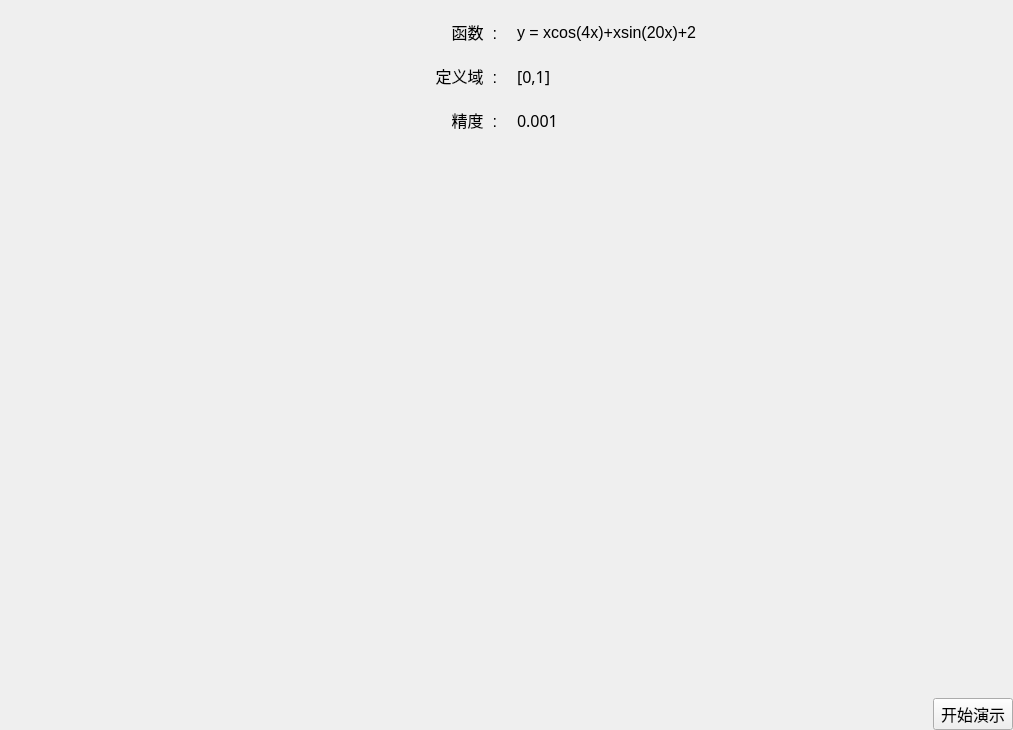
<?xml version="1.0" encoding="UTF-8"?>
<ui version="4.0">
 <class>Algo_CompShow</class>
 <widget class="QWidget" name="Algo_CompShow">
  <property name="geometry">
   <rect>
    <x>0</x>
    <y>0</y>
    <width>1013</width>
    <height>730</height>
   </rect>
  </property>
  <property name="windowTitle">
   <string>Form</string>
  </property>
  <layout class="QVBoxLayout" name="verticalLayout">
   <property name="spacing">
    <number>0</number>
   </property>
   <property name="leftMargin">
    <number>0</number>
   </property>
   <property name="topMargin">
    <number>0</number>
   </property>
   <property name="rightMargin">
    <number>0</number>
   </property>
   <property name="bottomMargin">
    <number>0</number>
   </property>
   <item>
    <widget class="QStackedWidget" name="stackedWidget">
     <property name="currentIndex">
      <number>1</number>
     </property>
     <widget class="QWidget" name="AlgoCompW">
      <layout class="QVBoxLayout" name="verticalLayout_4">
       <property name="spacing">
        <number>0</number>
       </property>
       <property name="leftMargin">
        <number>0</number>
       </property>
       <property name="topMargin">
        <number>0</number>
       </property>
       <property name="rightMargin">
        <number>0</number>
       </property>
       <property name="bottomMargin">
        <number>0</number>
       </property>
       <item>
        <widget class="QLabel" name="label">
         <property name="font">
          <font>
           <pointsize>20</pointsize>
          </font>
         </property>
         <property name="text">
          <string>点击子项对比算法性能</string>
         </property>
         <property name="alignment">
          <set>Qt::AlignCenter</set>
         </property>
        </widget>
       </item>
      </layout>
     </widget>
     <widget class="QWidget" name="FuncCompInfoW">
      <layout class="QVBoxLayout" name="verticalLayout_2" stretch="1,100,1">
       <property name="spacing">
        <number>0</number>
       </property>
       <property name="leftMargin">
        <number>0</number>
       </property>
       <property name="topMargin">
        <number>20</number>
       </property>
       <property name="rightMargin">
        <number>0</number>
       </property>
       <property name="bottomMargin">
        <number>0</number>
       </property>
       <item>
        <layout class="QGridLayout" name="gridLayout_2">
         <property name="spacing">
          <number>20</number>
         </property>
         <item row="2" column="1">
          <widget class="QLabel" name="trigoFuncAccu">
           <property name="font">
            <font>
             <family>Microsoft YaHei</family>
             <pointsize>12</pointsize>
            </font>
           </property>
           <property name="text">
            <string>0.001</string>
           </property>
          </widget>
         </item>
         <item row="1" column="1">
          <widget class="QLabel" name="trigoFuncDomain">
           <property name="font">
            <font>
             <family>Microsoft YaHei</family>
             <pointsize>12</pointsize>
            </font>
           </property>
           <property name="text">
            <string>[0,1]</string>
           </property>
          </widget>
         </item>
         <item row="0" column="1">
          <widget class="QLabel" name="trigoFuncName">
           <property name="font">
            <font>
             <pointsize>12</pointsize>
            </font>
           </property>
           <property name="text">
            <string>y = xcos(4x)+xsin(20x)+2</string>
           </property>
          </widget>
         </item>
         <item row="2" column="0">
          <widget class="QLabel" name="label_6">
           <property name="font">
            <font>
             <pointsize>12</pointsize>
            </font>
           </property>
           <property name="text">
            <string>精度  :</string>
           </property>
           <property name="alignment">
            <set>Qt::AlignRight|Qt::AlignTrailing|Qt::AlignVCenter</set>
           </property>
          </widget>
         </item>
         <item row="0" column="0">
          <widget class="QLabel" name="label_4">
           <property name="font">
            <font>
             <pointsize>12</pointsize>
            </font>
           </property>
           <property name="text">
            <string>函数  :</string>
           </property>
           <property name="alignment">
            <set>Qt::AlignRight|Qt::AlignTrailing|Qt::AlignVCenter</set>
           </property>
          </widget>
         </item>
         <item row="1" column="0">
          <widget class="QLabel" name="label_5">
           <property name="font">
            <font>
             <pointsize>12</pointsize>
            </font>
           </property>
           <property name="text">
            <string>定义域  :</string>
           </property>
           <property name="alignment">
            <set>Qt::AlignRight|Qt::AlignTrailing|Qt::AlignVCenter</set>
           </property>
          </widget>
         </item>
        </layout>
       </item>
       <item>
        <widget class="QCustomPlot" name="trigoFuncPlot" native="true"/>
       </item>
       <item>
        <layout class="QHBoxLayout" name="horizontalLayout">
         <item>
          <spacer name="horizontalSpacer">
           <property name="orientation">
            <enum>Qt::Horizontal</enum>
           </property>
           <property name="sizeHint" stdset="0">
            <size>
             <width>40</width>
             <height>20</height>
            </size>
           </property>
          </spacer>
         </item>
         <item>
          <widget class="QPushButton" name="FuncStartDemo">
           <property name="font">
            <font>
             <pointsize>12</pointsize>
            </font>
           </property>
           <property name="text">
            <string>开始演示</string>
           </property>
          </widget>
         </item>
        </layout>
       </item>
      </layout>
     </widget>
     <widget class="QWidget" name="TspCompInfoW">
      <layout class="QVBoxLayout" name="verticalLayout_3" stretch="40,120,1">
       <property name="spacing">
        <number>0</number>
       </property>
       <property name="leftMargin">
        <number>0</number>
       </property>
       <property name="topMargin">
        <number>0</number>
       </property>
       <property name="rightMargin">
        <number>0</number>
       </property>
       <property name="bottomMargin">
        <number>0</number>
       </property>
       <item>
        <widget class="QWidget" name="TspPointDatasTab" native="true">
         <layout class="QHBoxLayout" name="horizontalLayout_3">
          <property name="spacing">
           <number>0</number>
          </property>
          <property name="leftMargin">
           <number>0</number>
          </property>
          <property name="topMargin">
           <number>0</number>
          </property>
          <property name="rightMargin">
           <number>0</number>
          </property>
          <property name="bottomMargin">
           <number>0</number>
          </property>
          <item>
           <widget class="QTableWidget" name="tableWidget">
            <property name="editTriggers">
             <set>QAbstractItemView::NoEditTriggers</set>
            </property>
            <attribute name="horizontalHeaderVisible">
             <bool>false</bool>
            </attribute>
            <row>
             <property name="text">
              <string>id</string>
             </property>
            </row>
            <row>
             <property name="text">
              <string>x</string>
             </property>
            </row>
            <row>
             <property name="text">
              <string>y</string>
             </property>
            </row>
            <column/>
            <column/>
            <column/>
            <column/>
            <column/>
            <column/>
            <column/>
            <column/>
            <column/>
            <column/>
            <column/>
            <column/>
            <column/>
            <column/>
            <column/>
            <column/>
            <column/>
            <column/>
            <column/>
            <column/>
            <column/>
            <column/>
            <column/>
            <column/>
            <column/>
            <column/>
            <column/>
            <column/>
            <column/>
            <column/>
            <column/>
            <item row="0" column="0">
             <property name="text">
              <string>1</string>
             </property>
            </item>
            <item row="0" column="1">
             <property name="text">
              <string>2</string>
             </property>
            </item>
            <item row="0" column="2">
             <property name="text">
              <string>3</string>
             </property>
            </item>
            <item row="0" column="3">
             <property name="text">
              <string>4</string>
             </property>
            </item>
            <item row="0" column="4">
             <property name="text">
              <string>5</string>
             </property>
            </item>
            <item row="0" column="5">
             <property name="text">
              <string>6</string>
             </property>
            </item>
            <item row="0" column="6">
             <property name="text">
              <string>7</string>
             </property>
            </item>
            <item row="0" column="7">
             <property name="text">
              <string>8</string>
             </property>
            </item>
            <item row="0" column="8">
             <property name="text">
              <string>9</string>
             </property>
            </item>
            <item row="0" column="9">
             <property name="text">
              <string>10</string>
             </property>
            </item>
            <item row="0" column="10">
             <property name="text">
              <string>11</string>
             </property>
            </item>
            <item row="0" column="11">
             <property name="text">
              <string>12</string>
             </property>
            </item>
            <item row="0" column="12">
             <property name="text">
              <string>13</string>
             </property>
            </item>
            <item row="0" column="13">
             <property name="text">
              <string>14</string>
             </property>
            </item>
            <item row="0" column="14">
             <property name="text">
              <string>15</string>
             </property>
            </item>
            <item row="0" column="15">
             <property name="text">
              <string>16</string>
             </property>
            </item>
            <item row="0" column="16">
             <property name="text">
              <string>17</string>
             </property>
            </item>
            <item row="0" column="17">
             <property name="text">
              <string>18</string>
             </property>
            </item>
            <item row="0" column="18">
             <property name="text">
              <string>19</string>
             </property>
            </item>
            <item row="0" column="19">
             <property name="text">
              <string>20</string>
             </property>
            </item>
            <item row="0" column="20">
             <property name="text">
              <string>21</string>
             </property>
            </item>
            <item row="0" column="21">
             <property name="text">
              <string>22</string>
             </property>
            </item>
            <item row="0" column="22">
             <property name="text">
              <string>23</string>
             </property>
            </item>
            <item row="0" column="23">
             <property name="text">
              <string>24</string>
             </property>
            </item>
            <item row="0" column="24">
             <property name="text">
              <string>25</string>
             </property>
            </item>
            <item row="0" column="25">
             <property name="text">
              <string>26</string>
             </property>
            </item>
            <item row="0" column="26">
             <property name="text">
              <string>27</string>
             </property>
            </item>
            <item row="0" column="27">
             <property name="text">
              <string>28</string>
             </property>
            </item>
            <item row="0" column="28">
             <property name="text">
              <string>29</string>
             </property>
            </item>
            <item row="0" column="29">
             <property name="text">
              <string>30</string>
             </property>
            </item>
            <item row="0" column="30">
             <property name="text">
              <string>31</string>
             </property>
            </item>
            <item row="1" column="0">
             <property name="text">
              <string>1304</string>
             </property>
            </item>
            <item row="1" column="1">
             <property name="text">
              <string>3639</string>
             </property>
            </item>
            <item row="1" column="2">
             <property name="text">
              <string>4177</string>
             </property>
            </item>
            <item row="1" column="3">
             <property name="text">
              <string>3712</string>
             </property>
            </item>
            <item row="1" column="4">
             <property name="text">
              <string>3488</string>
             </property>
            </item>
            <item row="1" column="5">
             <property name="text">
              <string>2381</string>
             </property>
            </item>
            <item row="1" column="6">
             <property name="text">
              <string>1332</string>
             </property>
            </item>
            <item row="1" column="7">
             <property name="text">
              <string>3715</string>
             </property>
            </item>
            <item row="1" column="8">
             <property name="text">
              <string>3326</string>
             </property>
            </item>
            <item row="1" column="9">
             <property name="text">
              <string>3238</string>
             </property>
            </item>
            <item row="1" column="10">
             <property name="text">
              <string>4196</string>
             </property>
            </item>
            <item row="1" column="11">
             <property name="text">
              <string>4312</string>
             </property>
            </item>
            <item row="1" column="12">
             <property name="text">
              <string>4386</string>
             </property>
            </item>
            <item row="1" column="13">
             <property name="text">
              <string>3007</string>
             </property>
            </item>
            <item row="1" column="14">
             <property name="text">
              <string>3918</string>
             </property>
            </item>
            <item row="1" column="15">
             <property name="text">
              <string>4061</string>
             </property>
            </item>
            <item row="1" column="16">
             <property name="text">
              <string>4263</string>
             </property>
            </item>
            <item row="1" column="17">
             <property name="text">
              <string>3429</string>
             </property>
            </item>
            <item row="1" column="18">
             <property name="text">
              <string>3507</string>
             </property>
            </item>
            <item row="1" column="19">
             <property name="text">
              <string>3780</string>
             </property>
            </item>
            <item row="1" column="20">
             <property name="text">
              <string>3676</string>
             </property>
            </item>
            <item row="1" column="21">
             <property name="text">
              <string>4029</string>
             </property>
            </item>
            <item row="1" column="22">
             <property name="text">
              <string>2562</string>
             </property>
            </item>
            <item row="1" column="23">
             <property name="text">
              <string>2788</string>
             </property>
            </item>
            <item row="1" column="24">
             <property name="text">
              <string>3394</string>
             </property>
            </item>
            <item row="1" column="25">
             <property name="text">
              <string>3439</string>
             </property>
            </item>
            <item row="1" column="26">
             <property name="text">
              <string>2935</string>
             </property>
            </item>
            <item row="1" column="27">
             <property name="text">
              <string>2778</string>
             </property>
            </item>
            <item row="1" column="28">
             <property name="text">
              <string>2370</string>
             </property>
            </item>
            <item row="1" column="29">
             <property name="text">
              <string>3140</string>
             </property>
            </item>
            <item row="1" column="30">
             <property name="text">
              <string>2545</string>
             </property>
            </item>
            <item row="2" column="0">
             <property name="text">
              <string>2312</string>
             </property>
            </item>
            <item row="2" column="1">
             <property name="text">
              <string>1315</string>
             </property>
            </item>
            <item row="2" column="2">
             <property name="text">
              <string>2244</string>
             </property>
            </item>
            <item row="2" column="3">
             <property name="text">
              <string>1399</string>
             </property>
            </item>
            <item row="2" column="4">
             <property name="text">
              <string>1535</string>
             </property>
            </item>
            <item row="2" column="5">
             <property name="text">
              <string>1676</string>
             </property>
            </item>
            <item row="2" column="6">
             <property name="text">
              <string>695</string>
             </property>
            </item>
            <item row="2" column="7">
             <property name="text">
              <string>1678</string>
             </property>
            </item>
            <item row="2" column="8">
             <property name="text">
              <string>1556</string>
             </property>
            </item>
            <item row="2" column="9">
             <property name="text">
              <string>1229</string>
             </property>
            </item>
            <item row="2" column="10">
             <property name="text">
              <string>1004</string>
             </property>
            </item>
            <item row="2" column="11">
             <property name="text">
              <string>790</string>
             </property>
            </item>
            <item row="2" column="12">
             <property name="text">
              <string>570</string>
             </property>
            </item>
            <item row="2" column="13">
             <property name="text">
              <string>1970</string>
             </property>
            </item>
            <item row="2" column="14">
             <property name="text">
              <string>2179</string>
             </property>
            </item>
            <item row="2" column="15">
             <property name="text">
              <string>2370</string>
             </property>
            </item>
            <item row="2" column="16">
             <property name="text">
              <string>2931</string>
             </property>
            </item>
            <item row="2" column="17">
             <property name="text">
              <string>1908</string>
             </property>
            </item>
            <item row="2" column="18">
             <property name="text">
              <string>2367</string>
             </property>
            </item>
            <item row="2" column="19">
             <property name="text">
              <string>2212</string>
             </property>
            </item>
            <item row="2" column="20">
             <property name="text">
              <string>2578</string>
             </property>
            </item>
            <item row="2" column="21">
             <property name="text">
              <string>2838</string>
             </property>
            </item>
            <item row="2" column="22">
             <property name="text">
              <string>1756</string>
             </property>
            </item>
            <item row="2" column="23">
             <property name="text">
              <string>1491</string>
             </property>
            </item>
            <item row="2" column="24">
             <property name="text">
              <string>2643</string>
             </property>
            </item>
            <item row="2" column="25">
             <property name="text">
              <string>3201</string>
             </property>
            </item>
            <item row="2" column="26">
             <property name="text">
              <string>3240</string>
             </property>
            </item>
            <item row="2" column="27">
             <property name="text">
              <string>2826</string>
             </property>
            </item>
            <item row="2" column="28">
             <property name="text">
              <string>2975</string>
             </property>
            </item>
            <item row="2" column="29">
             <property name="text">
              <string>3550</string>
             </property>
            </item>
            <item row="2" column="30">
             <property name="text">
              <string>2357</string>
             </property>
            </item>
           </widget>
          </item>
         </layout>
        </widget>
       </item>
       <item>
        <widget class="QCustomPlot" name="thirtyTspPlot" native="true"/>
       </item>
       <item>
        <layout class="QHBoxLayout" name="horizontalLayout_2">
         <item>
          <spacer name="horizontalSpacer_2">
           <property name="orientation">
            <enum>Qt::Horizontal</enum>
           </property>
           <property name="sizeHint" stdset="0">
            <size>
             <width>40</width>
             <height>20</height>
            </size>
           </property>
          </spacer>
         </item>
         <item>
          <widget class="QPushButton" name="TspStartDemo">
           <property name="font">
            <font>
             <pointsize>12</pointsize>
            </font>
           </property>
           <property name="text">
            <string>开始演示</string>
           </property>
          </widget>
         </item>
        </layout>
       </item>
      </layout>
     </widget>
    </widget>
   </item>
  </layout>
 </widget>
 <customwidgets>
  <customwidget>
   <class>QCustomPlot</class>
   <extends>QWidget</extends>
   <header>qcustomplot.h</header>
   <container>1</container>
  </customwidget>
 </customwidgets>
 <resources/>
 <connections/>
</ui>
